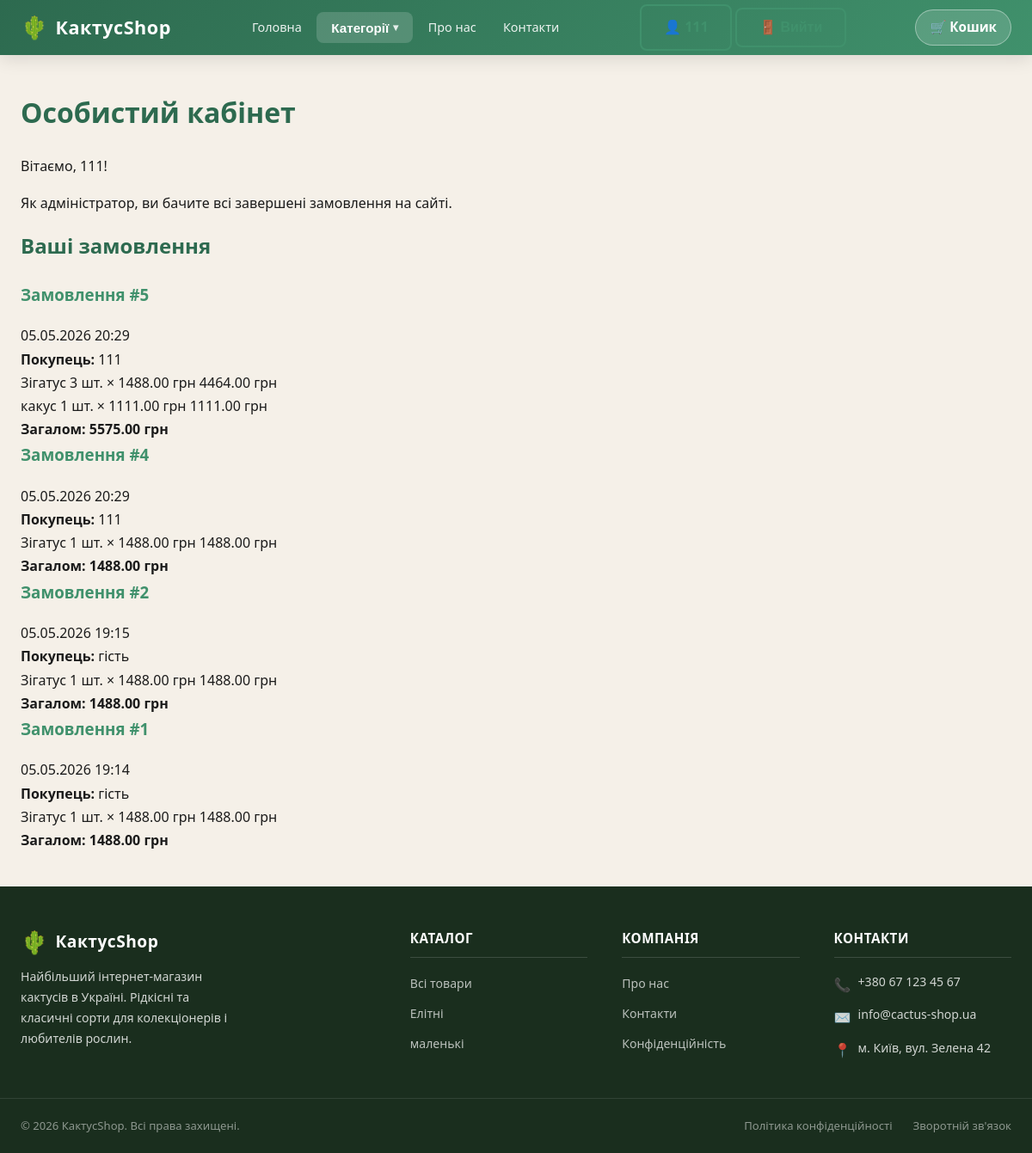
The page /profile/ (signed in) on the database as committed earlier.
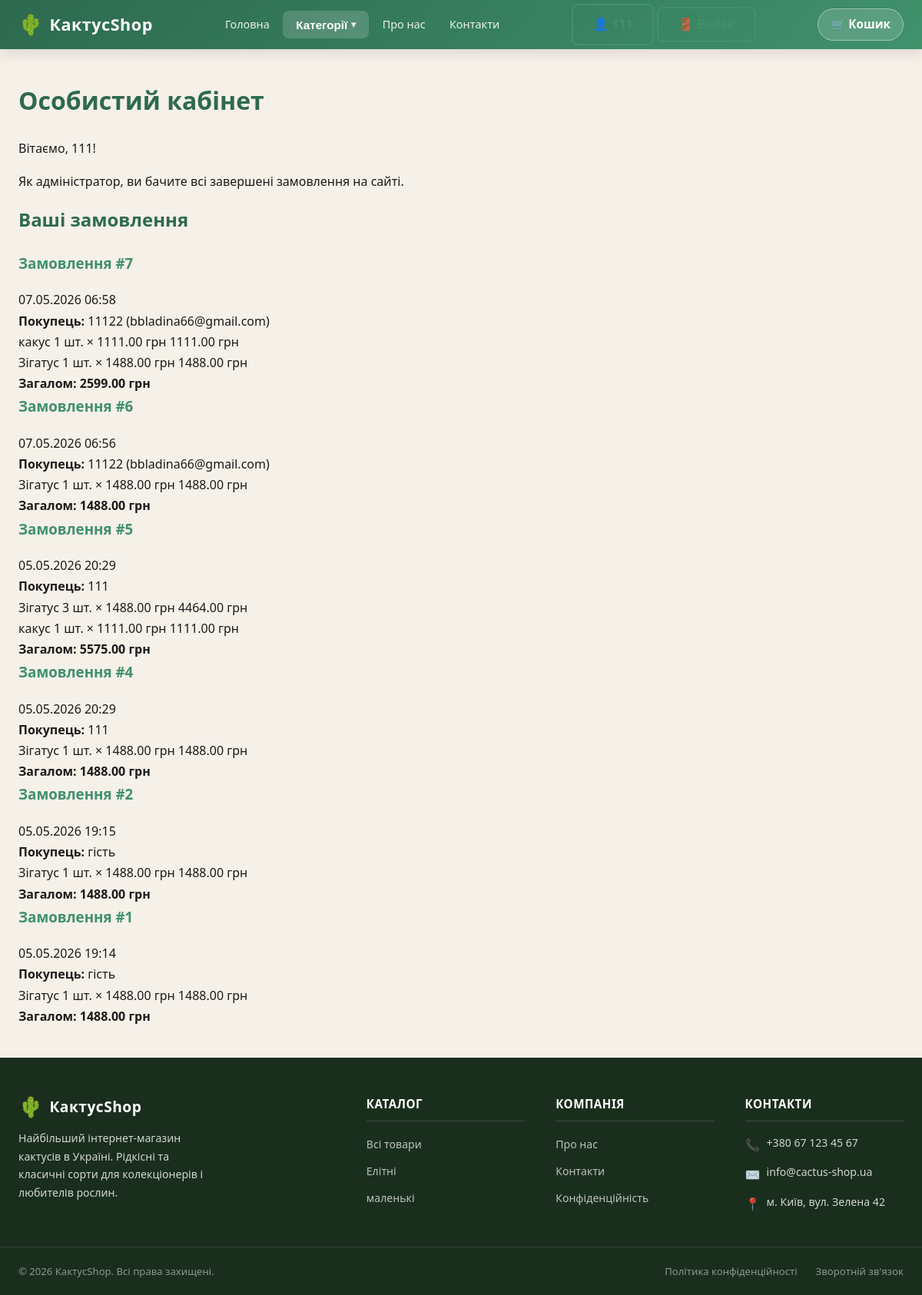
The same page on the database as committed later.
### shop/models.py (models this page shows, shortened)
class Order(models.Model):
    user = models.ForeignKey('auth.User', on_delete=models.SET_NULL, null=True, blank=True, verbose_name='Користувач')
    session_key = models.CharField('Ключ сесії', max_length=40)
    created_at = models.DateTimeField('Створено', auto_now_add=True)
    is_completed = models.BooleanField('Завершено', default=False)
    class Meta:
        verbose_name = 'Замовлення'
        verbose_name_plural = 'Замовлення'
    def get_total(self):
        return sum(item.get_subtotal() for item in self.items.all())
    def get_customer_phone(self):
        if self.user and self.user.email:
            customer = Customer.objects.filter(email=self.user.email).first()
            return customer.phone if customer else ''
        return ''

class OrderItem(models.Model):
    order = models.ForeignKey(Order, on_delete=models.CASCADE, related_name='items', verbose_name='Замовлення')
    product = models.ForeignKey(Product, on_delete=models.CASCADE, verbose_name='Товар')
    quantity = models.PositiveIntegerField('Кількість', default=1)
    price = models.DecimalField('Ціна', max_digits=10, decimal_places=2)
    class Meta:
        verbose_name = 'Позиція замовлення'
        verbose_name_plural = 'Позиції замовлення'
    def get_subtotal(self):
        return self.price * self.quantity

class Product(models.Model):
    category = models.ForeignKey(
        Category,
        on_delete=models.CASCADE,
        related_name='products',
        verbose_name='Категорія'
    )
    name = models.CharField('Назва товару', max_length=150)
    slug = models.SlugField('Слаг', unique=True)
    price = models.DecimalField('Ціна', max_digits=10, decimal_places=2)
    stock = models.PositiveIntegerField('Кількість на складі', default=0)
    description = models.TextField(
        'Опис товару',
        blank=True,
        validators=[MaxLengthValidator(2000)],
    )
    image_url = models.URLField('Фото URL', blank=True)
    image = models.ImageField('Фото товару', upload_to='products/', blank=True, null=True)
    available = models.BooleanField('В наявності', default=True)
    created_at = models.DateTimeField(auto_now_add=True)
    updated_at = models.DateTimeField(auto_now=True)
    class Meta:
        verbose_name = 'Товар'
        verbose_name_plural = 'Товари'

class Category(models.Model):
    name = models.CharField('Назва', max_length=100)
    slug = models.SlugField('Слаг', unique=True)
    description = models.TextField('Опис', blank=True)
    created_at = models.DateTimeField(auto_now_add=True)
    updated_at = models.DateTimeField(auto_now=True)
    class Meta:
        verbose_name = 'Категорія'
        verbose_name_plural = 'Категорії'

### shop/views.py (the view)
# urls.py: path('profile/', views.profile, name='profile'),
@login_required
def profile(request):
    categories = Category.objects.all()
    if request.user.is_superuser:
        orders = Order.objects.filter(is_completed=True).order_by('-created_at')
    else:
        orders = Order.objects.filter(user=request.user, is_completed=True).order_by('-created_at')
    return render(request, 'shop/profile.html', {
        'categories': categories,
        'orders': orders,
        'title': 'Особистий кабінет',
    })

### shop/context_processors.py (called while the page is built)
def cart_info(request):
    cart_count = 0
    try:
        if request.session.session_key:
            order = Order.objects.filter(
                session_key=request.session.session_key,
                is_completed=False
            ).prefetch_related('items').first()
            if order:
                cart_count = order.get_total_items()
    except Exception:
        pass
    return {'cart_count': cart_count}

### shop/templates/shop/profile.html (shortened to what this page needs)
{% extends 'shop/base.html' %}
{% block content %}
<div class="profile-container">
    <h1>{{ title }}</h1>
    <p>Вітаємо, {{ user.username }}!</p>
    {% if user.is_superuser %}
        <p class="admin-note">Як адміністратор, ви бачите всі завершені замовлення на сайті.</p>
    {% endif %}
    <h2>Ваші замовлення</h2>
    {% if orders %}
        <div class="orders-list">
            {% for order in orders %}
            <div class="order-card">
                <div class="order-header">
                    {% if user.is_superuser %}
                        <h3><a href="{% url 'shop:admin_order_detail' order.pk %}">Замовлення #{{ order.pk }}</a></h3>
                    {% else %}
                        <h3>Замовлення #{{ order.pk }}</h3>
                    {% endif %}
                    <span class="order-date">{{ order.created_at|date:"d.m.Y H:i" }}</span>
                </div>
                {% if order.user %}
                    <div class="order-meta">
                        <strong>Покупець:</strong> {{ order.user.username }}{% if order.user.email %} ({{ order.user.email }}){% endif %}
                    </div>
                {% else %}
                    <div class="order-meta">
                        <strong>Покупець:</strong> гість
                    </div>
                {% endif %}
                <div class="order-items">
                    {% for item in order.items.all %}
                    <div class="order-item">
                        <span>{{ item.product.name }}</span>
                        <span>{{ item.quantity }} шт. × {{ item.price }} грн</span>
                        <span>{{ item.get_subtotal }} грн</span>
                    </div>
                    {% endfor %}
                </div>
                <div class="order-total">
                    <strong>Загалом: {{ order.get_total }} грн</strong>
                </div>
            </div>
            {% endfor %}
        </div>
    {% else %}
        <p>У вас поки що немає завершених замовлень.</p>
    {% endif %}
</div>
{% endblock %}

### shop/templates/shop/base.html (shortened to what this page needs)
<!DOCTYPE html>
<html lang="uk">
<head>
    {% load static %}
    <link rel="stylesheet" href="{% static 'shop/css/style.css' %}">
</head>
<body>
<header>
    <div class="header-inner">
        <a href="{% url 'shop:main' %}" class="logo">
            <span class="logo-icon">🌵</span>
            <span>КактусShop</span>
        </a>
        <nav class="main-nav">
            <ul>
                <li><a href="{% url 'shop:main' %}">Головна</a></li>
                {% if categories %}
                <li class="nav-categories">
                    <button type="button" class="nav-categories-toggle" aria-haspopup="true">Категорії</button>
                </li>
                {% endif %}
                <li><a href="{% url 'shop:about' %}">Про нас</a></li>
                <li><a href="{% url 'shop:contacts' %}">Контакти</a></li>
            </ul>
        </nav>
        <div class="auth-buttons">
            {% if user.is_authenticated %}
                <a href="{% url 'shop:profile' %}" class="btn btn-outline">👤 {{ user.username }}</a>
                <form method="post" action="{% url 'logout' %}" style="display:inline;">
                    <button type="submit" class="btn btn-outline">🚪 Вийти</button>
                </form>
            {% else %}
                <a href="{% url 'login' %}" class="btn btn-outline">🔑 Увійти</a>
                <a href="{% url 'shop:register' %}" class="btn btn-primary">📝 Реєстрація</a>
            {% endif %}
        </div>
        <a href="{% url 'shop:cart' %}" class="cart-btn" title="Кошик">
            🛒 Кошик
        </a>
    </div>
</header>
<main>
    {% block content %}{% endblock %}
</main>
<footer>
    <div class="footer-top">
        <div class="footer-brand">
            <div class="logo">
                <span class="logo-icon">🌵</span>
                <span>КактусShop</span>
            </div>
            <p>Найбільший інтернет-магазин кактусів в Україні. Рідкісні та класичні сорти для колекціонерів і любителів рослин.</p>
        </div>
        <div class="footer-col">
            <h4>Каталог</h4>
            <ul>
                <li><a href="{% url 'shop:main' %}">Всі товари</a></li>
                {% for cat in categories %}
                    <li><a href="{% url 'shop:category' cat.slug %}">{{ cat.name }}</a></li>
                {% endfor %}
            </ul>
        </div>
        <div class="footer-col">
            <h4>Компанія</h4>
            <ul>
                <li><a href="{% url 'shop:about' %}">Про нас</a></li>
                <li><a href="{% url 'shop:contacts' %}">Контакти</a></li>
                <li><a href="{% url 'shop:privacy' %}">Конфіденційність</a></li>
            </ul>
        </div>
        <div class="footer-col">
            <h4>Контакти</h4>
            <div class="footer-contact-item">
                <span class="footer-contact-item__icon">📞</span>
                <span>+380 67 123 45 67</span>
            </div>
            <div class="footer-contact-item">
                <span class="footer-contact-item__icon">✉️</span>
                <span>info@cactus-shop.ua</span>
            </div>
            <div class="footer-contact-item">
                <span class="footer-contact-item__icon">📍</span>
                <span>м. Київ, вул. Зелена 42</span>
            </div>
        </div>
    </div>
    <div class="footer-bottom">
        <div class="footer-bottom-inner">
            <p>&copy; 2026 КактусShop. Всі права захищені.</p>
            <div class="footer-bottom-links">
                <a href="{% url 'shop:privacy' %}">Політика конфіденційності</a>
                <a href="{% url 'shop:contacts' %}">Зворотній зв'язок</a>
            </div>
        </div>
    </div>
</footer>
</body>
</html>

Rows that differ between the two databases and show on the page:
added Order: pk "7", created_at "07.05.2026 06:58", user.username "11122", user.email "bbladina66@gmail.com", get_total "2599.00"
added OrderItem: product.name "какус", quantity "1", price "1111.00", get_subtotal "1111.00", shown under "7"
added OrderItem: product.name "Зігатус", quantity "1", price "1488.00", get_subtotal "1488.00", shown under "7"
added Order: pk "6", created_at "07.05.2026 06:56", user.username "11122", user.email "bbladina66@gmail.com", get_total "1488.00"
added OrderItem: product.name "Зігатус", quantity "1", price "1488.00", get_subtotal "1488.00", shown under "6"
